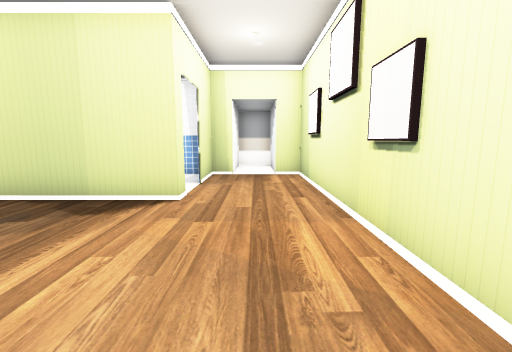
View 1 (above)

12 first-person views from a walk through a scene from a Unity 3-D project. The camera is 1.3 m above the floor, tilts 8° down and sees 90° across. The floor is counted in squares, 1 m on a side. Each view is taken from the middle of a square. On the plan, view 1 faces up. The plan holds only what a view shows up to about 13 squares ahead; the rest is blank. The place goes on beyond the plan. Some surface patterns are stand-ins.

View 2
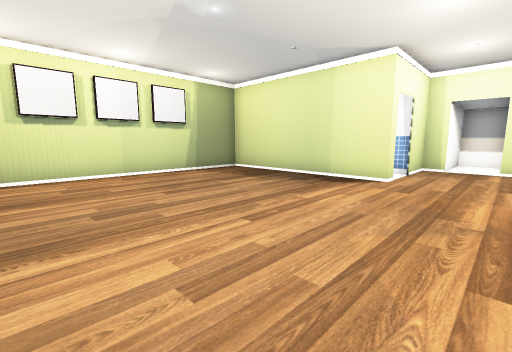

View 3
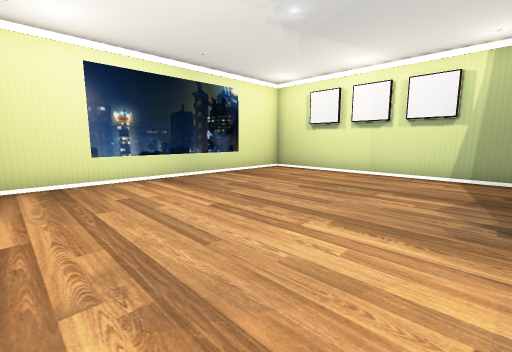

View 4
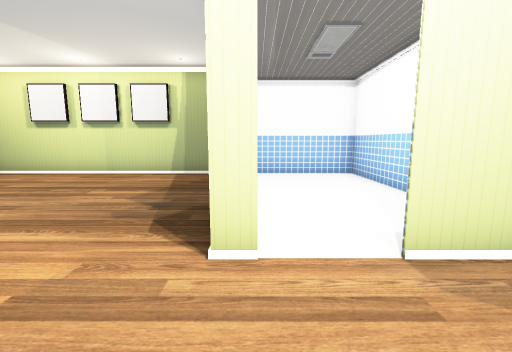

View 5
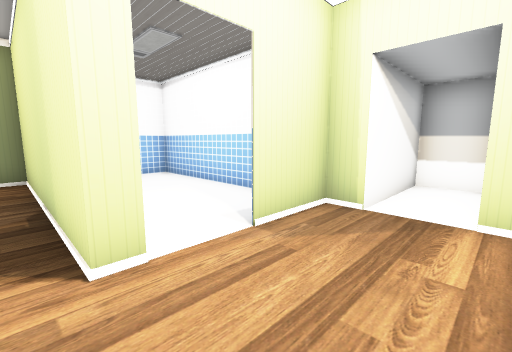

View 6
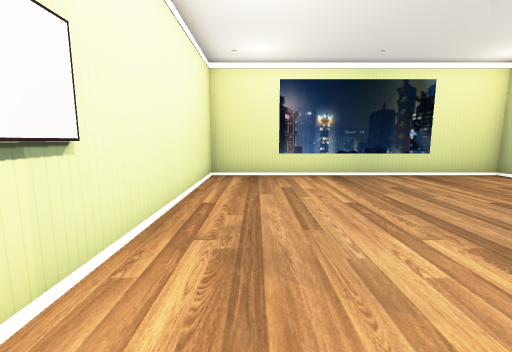

View 7
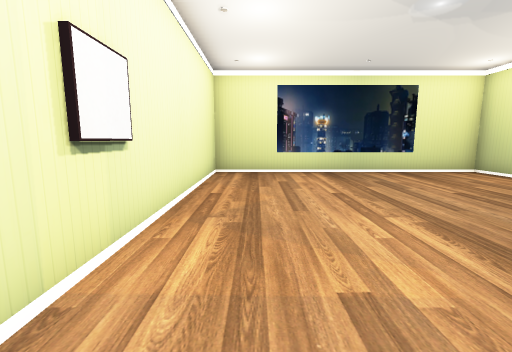

View 8
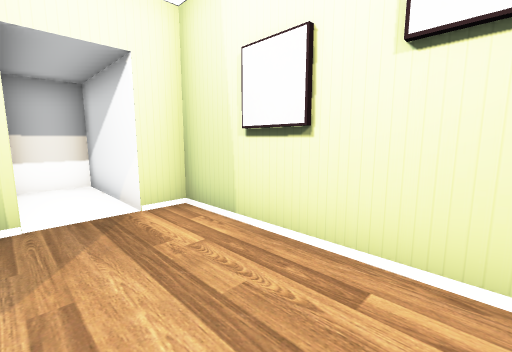

View 9
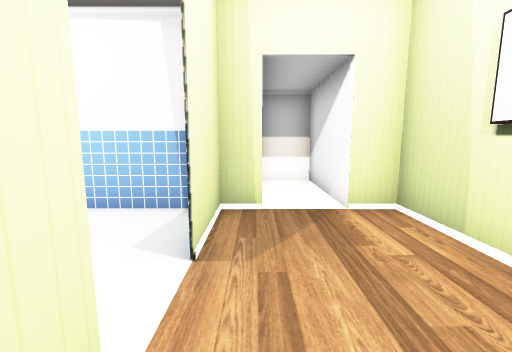

View 10
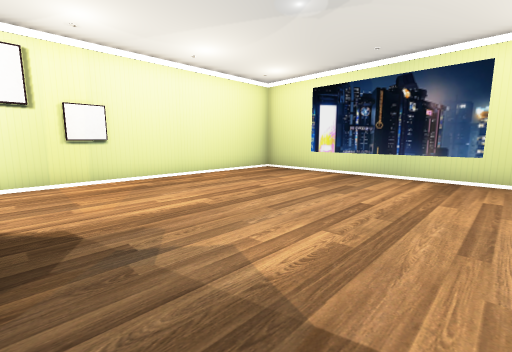

View 11
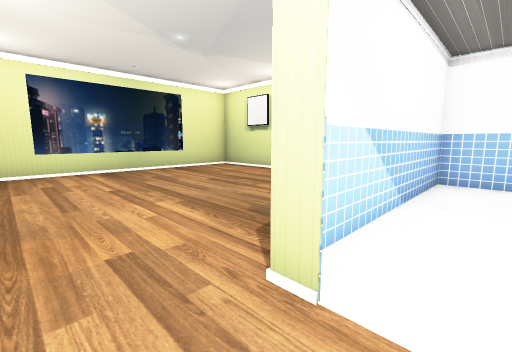

View 12
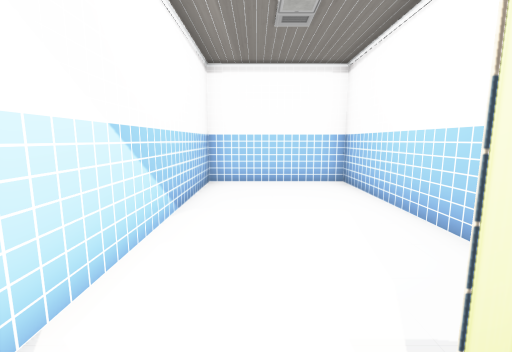

### Floor plan
Points are (right, up) in squares from view 1. A wall is a line through its corners. A room is listed if a view was taken in it or the views show most of it. See-through windows are left out.
Room 1 (views 1, 2, 3, 4, 5, 6, 7, 8, 9, 10, 11, 12)
walls: (-1.7, 6.1) (-1.7, 5.5) (-9, 5.5); (-9, 6.1) (-9, -4.5) (1.7, -4.5) (1.7, 9.8) (0.8, 9.8) (0.8, 13.3) (-0.9, 13.3) (-0.9, 9.8); (-1.7, 9.9) (-1.7, 7.5)
ways out: opening at (-2, 7) to room 2
Room 2 (no view inside)
walls: (-9, 5.5) (-2.3, 5.5); (-0.9, 9.8) (-9, 9.8) (-9, 6.1)
ways out: opening at (-2, 7) to room 1

Positions as (right, up) in squares from view 1, and headings:
1: (0, 0), facing up
2: (1, -3), facing up-left
3: (1, 4), facing down-left
4: (1, 6), facing left
5: (1, 5), facing up-left
6: (0, 5), facing down
7: (0, 6), facing down
8: (-1, 5), facing up-right
9: (-1, 5), facing up
10: (-7, 5), facing down-right
11: (0, 7), facing down-left
12: (-1, 7), facing left
